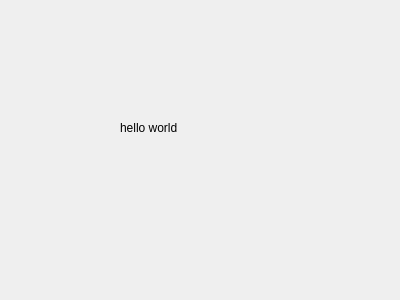
<?xml version="1.0" encoding="UTF-8"?>
<ui version="4.0">
 <class>HelloDialog</class>
 <widget class="QDialog" name="HelloDialog">
  <property name="geometry">
   <rect>
    <x>0</x>
    <y>0</y>
    <width>400</width>
    <height>300</height>
   </rect>
  </property>
  <property name="windowTitle">
   <string>Dialog</string>
  </property>
  <widget class="QLabel" name="label">
   <property name="geometry">
    <rect>
     <x>120</x>
     <y>120</y>
     <width>91</width>
     <height>16</height>
    </rect>
   </property>
   <property name="text">
    <string>hello world</string>
   </property>
  </widget>
 </widget>
 <resources/>
 <connections/>
</ui>
